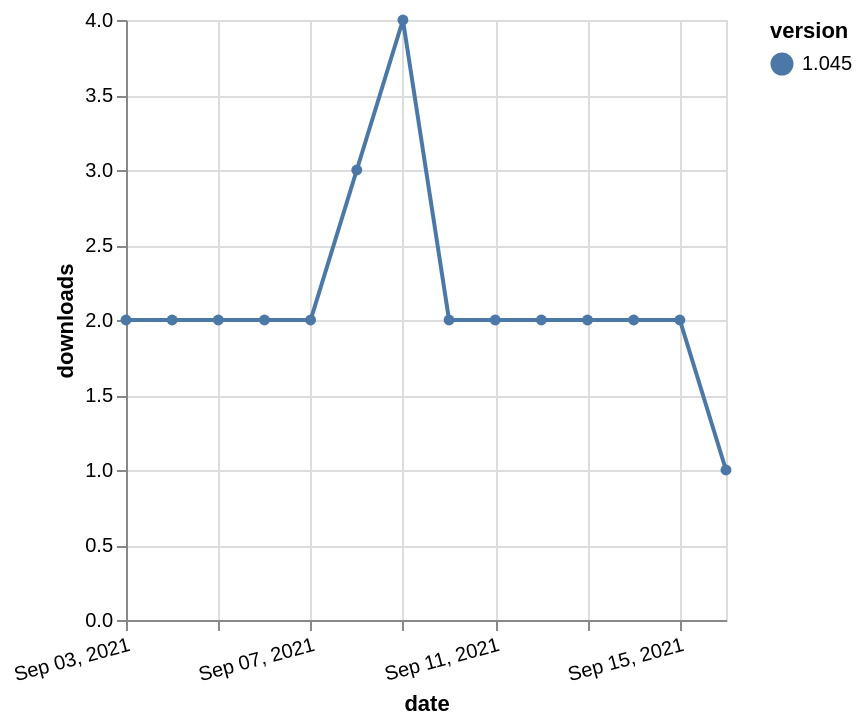

Describe this chart as a Vega-Lite specification.
### Vega-Lite specification from a JSON file in a GitHub repository (floating-point values rounded to 4 significant figures)
{"$schema": "https://vega.github.io/schema/vega-lite/v5.json", "description": "A simple bar chart with embedded data.", "data": {"values": [{"date": "2021-09-03", "total": 2741, "delta": 2, "version": "1.045"}, {"date": "2021-09-04", "total": 2743, "delta": 2, "version": "1.045"}, {"date": "2021-09-05", "total": 2745, "delta": 2, "version": "1.045"}, {"date": "2021-09-06", "total": 2747, "delta": 2, "version": "1.045"}, {"date": "2021-09-07", "total": 2749, "delta": 2, "version": "1.045"}, {"date": "2021-09-08", "total": 2752, "delta": 3, "version": "1.045"}, {"date": "2021-09-09", "total": 2756, "delta": 4, "version": "1.045"}, {"date": "2021-09-10", "total": 2758, "delta": 2, "version": "1.045"}, {"date": "2021-09-11", "total": 2760, "delta": 2, "version": "1.045"}, {"date": "2021-09-12", "total": 2762, "delta": 2, "version": "1.045"}, {"date": "2021-09-13", "total": 2764, "delta": 2, "version": "1.045"}, {"date": "2021-09-14", "total": 2766, "delta": 2, "version": "1.045"}, {"date": "2021-09-15", "total": 2768, "delta": 2, "version": "1.045"}, {"date": "2021-09-16", "total": 2769, "delta": 1, "version": "1.045"}]}, "width": "container", "mark": {"type": "line", "point": {"filled": true}}, "encoding": {"x": {"field": "date", "type": "temporal", "timeUnit": "yearmonthdate", "title": "date", "axis": {"labelAngle": -15}}, "y": {"field": "delta", "type": "quantitative", "title": "downloads"}, "color": {"field": "version", "type": "nominal"}, "tooltip": {"field": "delta"}}}
